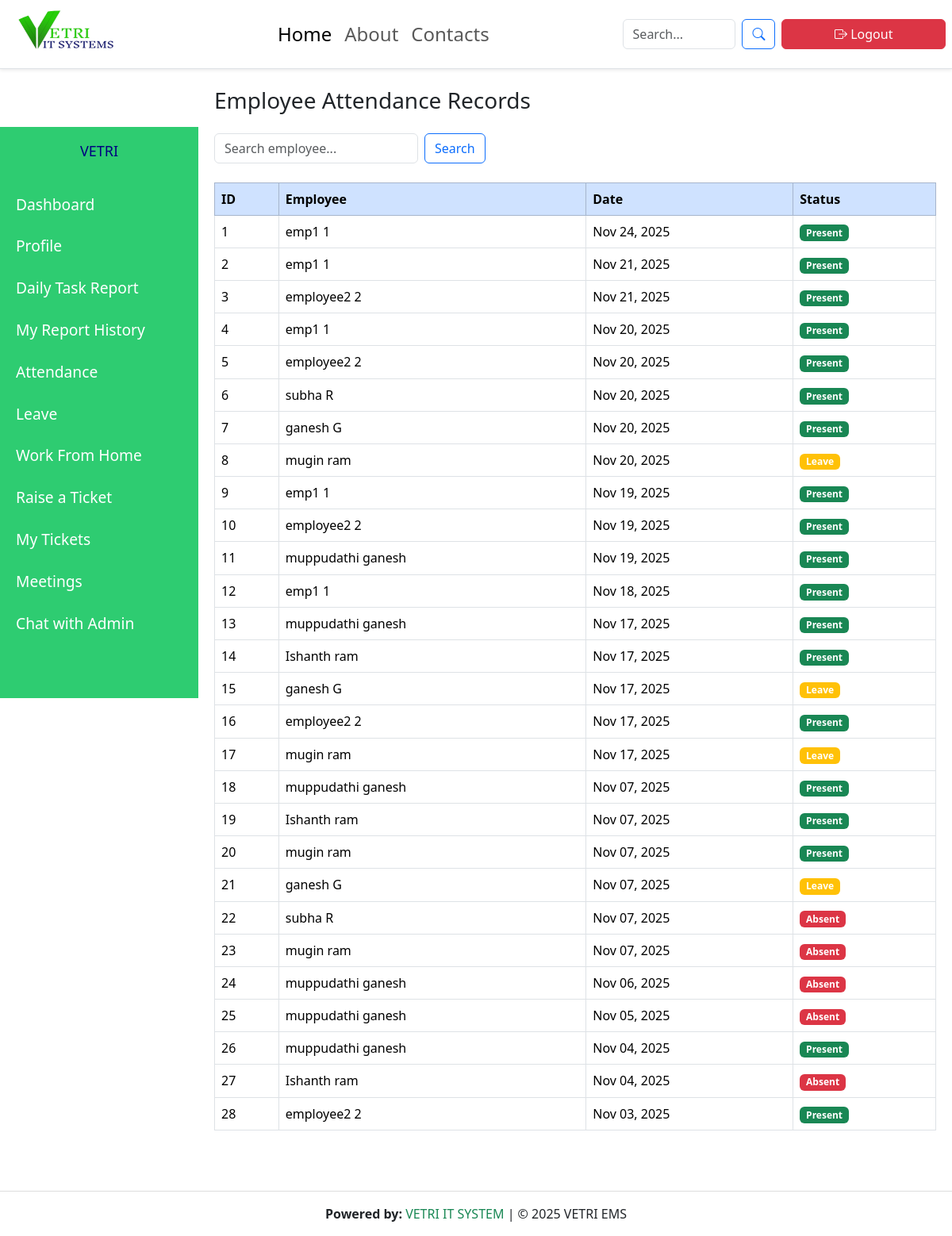
The app's page /attendance/ (signed in), older data.
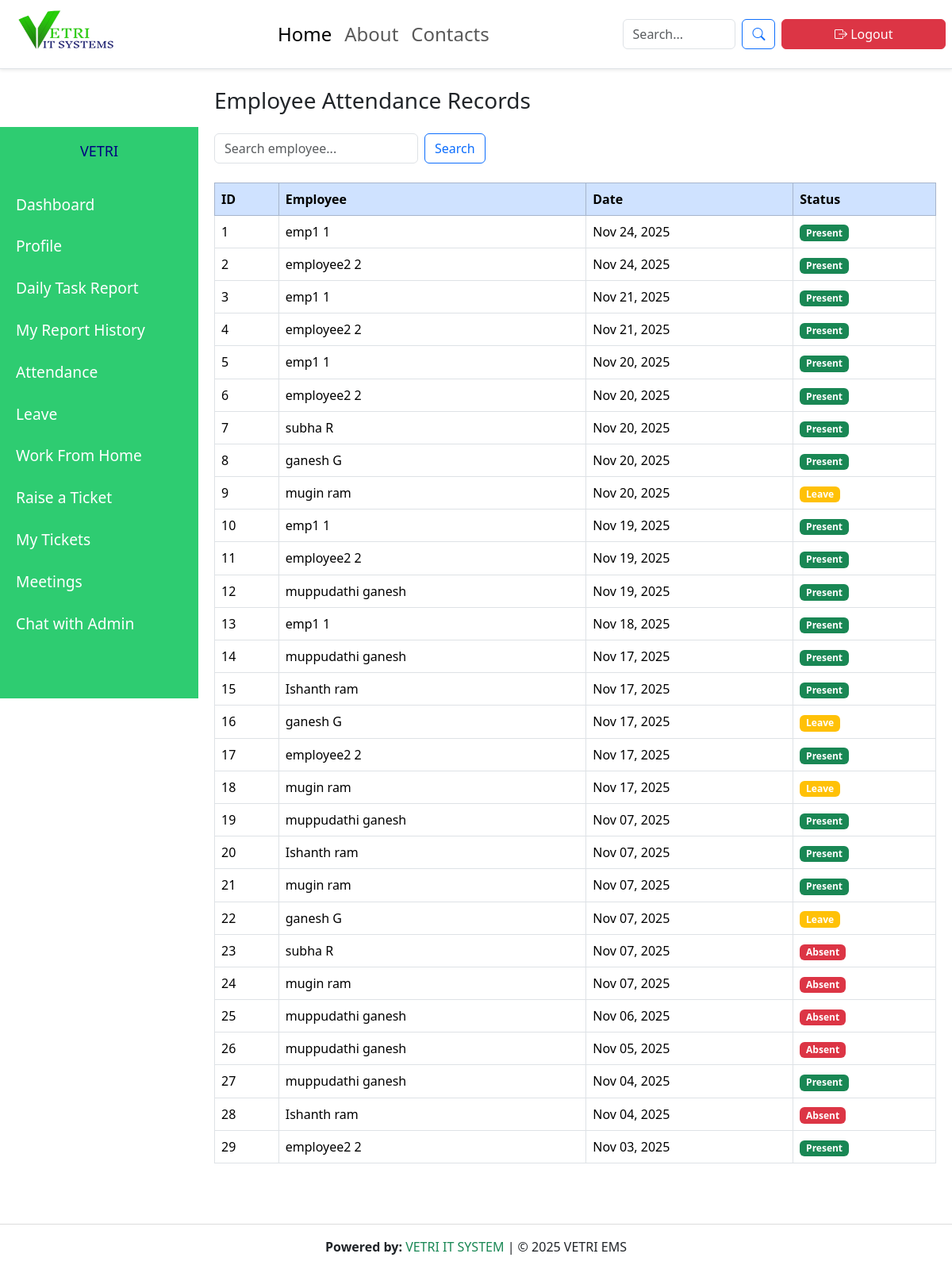
The same page, newer data.
### employees/models.py (models this page shows, shortened)
class Attendance(models.Model):
    employee = models.ForeignKey(Employee, on_delete=models.CASCADE)
    date = models.DateField()
    status = models.CharField(max_length=10, choices=[('Present', 'Present'), ('Absent', 'Absent')])

class Employee(models.Model):
    user = models.OneToOneField(User, on_delete=models.CASCADE, null=True, blank=True)
    emp_id = models.CharField(max_length=20, unique=True)
    first_name = models.CharField(max_length=100)
    last_name = models.CharField(max_length=100, blank=True)
    email = models.EmailField(unique=True)
    phone = models.CharField(max_length=20)
    department = models.ForeignKey(Department, on_delete=models.CASCADE, null=True, blank=True)
    designation = models.ForeignKey(Designation, on_delete=models.CASCADE, null=True, blank=True)
    date_joined = models.DateField(default=timezone.now)
    address = models.TextField(blank=True)

### employees/views.py (the view)
# urls.py: path('attendance/', views.attendance_list, name='attendance_list'),
@login_required
def attendance_list(request):
    attendance = Attendance.objects.select_related('employee').all().order_by('-date')
    employees = Employee.objects.all()
    q = request.GET.get("q", "")
    if q:
        attendance = attendance.filter(employee__first_name__icontains=q)
    return render(request, "employees/attendance_list.html", {
        "attendance": attendance,
        "employees": employees
    })

### employees/context_processors.py (called while the page is built)
def admin_id_processor(request):
    try:
        admin_user = User.objects.filter(is_superuser=True).first()
        return {'admin_id': admin_user.id if admin_user else None}
    except:
        return {'admin_id': None}

def unread_ticket_count(request):
    if request.user.is_authenticated and request.user.is_superuser:
        return {"unread_count": Ticket.objects.filter(is_read=False).count()}
    return {"unread_count": 0}

### employees/templates/employees/attendance_list.html (shortened to what this page needs)
{% extends "base.html" %}
{% load static %}
{% block content %}
<link href="https://cdn.jsdelivr.net/npm/fullcalendar@6.1.8/main.min.css" rel="stylesheet">
  <link href="https://cdn.jsdelivr.net/npm/bootstrap@5.3.3/dist/css/bootstrap.min.css" rel="stylesheet">
  <div class="main-content">
    <h3 class="mb-4">Employee Attendance Records</h3>
    <div class="d-flex justify-content-between mb-3 flex-wrap">
      <form method="get" class="d-flex mb-2">
        <input type="text" name="q" class="form-control" placeholder="Search employee...">
        <button type="submit" class="btn btn-outline-primary ms-2">Search</button>
      </form>
    </div>
    <table class="table table-bordered table-hover ">
      <thead class="table-primary">
        <tr>
          <th>ID</th>
          <th>Employee</th>
          <th>Date</th>
          <th>Status</th>
        </tr>
      </thead>
      <tbody>
        {% for record in attendance %}
        <tr>
          <td>{{ forloop.counter }}</td>
          <td>{{ record.employee.first_name }} {{ record.employee.last_name }}</td>
          <td>{{ record.date|date:"M d, Y" }}</td>
          <td>
            <span class="badge {% if record.status == 'Present' %}bg-success{% elif record.status == 'Leave' %}bg-warning{% else %}bg-danger{% endif %}">
              {{ record.status }}
            </span>
          </td>
        </tr>
        {% empty %}
        <tr>
          <td colspan="4" class="text-muted">No attendance records found</td>
        </tr>
        {% endfor %}
      </tbody>
    </table>
  </div>
{% endblock %}

### employees/templates/base.html (shortened to what this page needs)
{% load static %}
<!DOCTYPE html>
<html lang="en">
<head>
  <link href="https://cdn.jsdelivr.net/npm/bootstrap@5.3.3/dist/css/bootstrap.min.css" rel="stylesheet">
  <link href="https://cdn.jsdelivr.net/npm/bootstrap-icons@1.11.3/font/bootstrap-icons.css" rel="stylesheet">
  <link rel="stylesheet" href="{% static 'css/style.css' %}">
</head>
<body>
 <nav class="navbar navbar-expand-lg navbar-light bg-white shadow-sm fixed-top border-bottom w-100">
  <div class="container-fluid px-2">
    <a class="navbar-brand d-flex align-items-center" href="#">
      <img src="{% static 'images/Screenshot 2025-11-19 103138.png' %}" width="150" height="60" class="rounded-circle me-2">
    </a>
    <div class="collapse navbar-collapse" id="navbarNav">
      <ul class="navbar-nav mx-auto text-center mt-3 mt-lg-0">
         {% if request.user.is_superuser %}
        <li class="nav-item"><a class="nav-link active" href="{% url 'dashboard' %}">Home</a></li>
        <li class="nav-item"><a class="nav-link" href="#about">About</a></li>
        <li class="nav-item"><a class="nav-link" href="#contact">Contacts</a></li>
          {% else %}
           <li class="nav-item"><a class="nav-link active" href="{% url 'employee_dashboard' %}">Home</a></li>
        <li class="nav-item"><a class="nav-link" href="#about">About</a></li>
        <li class="nav-item"><a class="nav-link" href="#contact">Contacts</a></li>
         {% endif %}
      </ul>
      <div class="d-flex flex-column flex-lg-row align-items-center gap-2 mb-3 mb-lg-0">
        <form method="get" class="d-flex w-100 w-lg-auto" style="max-width: 300px;">
          <input type="text" name="q" value="{{ q }}" placeholder="Search..." class="form-control me-2" />
          <button type="submit" class="btn btn-outline-primary"><i class="bi bi-search"></i></button>
        </form>
        <a href="{% url 'logout' %}" class="btn btn-danger w-100 w-lg-auto">
          <i class="bi bi-box-arrow-right"></i> Logout
        </a>
      </div>
    </div>
  </div>
</nav>
  <div class="sidebar " id="sidebar">
   <h4 style="color: navy; font-size: large;">VETRI</h4>
    {% if request.user.is_superuser %}
      <a href="{% url 'dashboard' %}">Dashboard</a>
      <a href="{% url 'employee_list' %}">All Employees</a>
      <a href="{% url 'view_departments' %}"> Departments</a>
       <a href="{% url 'payroll_list' %}"> Payroll</a>
      <!-- <a href="{% url 'attendance_list' %}"> Attendance</a>
      <a href="{% url 'leave_list' %}"> Leave</a>
      <a href="{% url 'wfh_list' %}"> Work From Home</a> -->
  <a href="#" class="dropdown-link d-flex justify-content-between align-items-center">
  Attendance
  <i class="bi bi-caret-down-fill caret-icon"></i>
</a>
<div class="submenu" style="display: none;">
  <a href="{% url 'attendance_list' %}">Attendance list</a>
  <a href="{% url 'leave_list' %}">Leave</a>
  <a href="{% url 'wfh_list' %}">Work From Home</a>
</div>
 <a href="{% url 'admin_view_tickets' %}" class="nav-link position-relative">
      Tickets
      {% if unread_count > 0 %}
      <span class="position-absolute top-0 start-100 translate-middle badge rounded-pill bg-danger">
        {{ unread_count }}
      </span>
      {% endif %}
  </a>
     <a href="{% url 'meetings_view' %}"> Meetings</a>
      <a href="{% url 'admin_chat_list' %}"> Chat</a>
      <a href="{% url 'employee_detail' %}"> Employee Details</a>
      <a href="{% url 'admin_daily_reports' %}">Daily Reports</a>
       <a class="nav-link" href="{% url 'login_logout_report' %}">
     Employee Login/Logout Report
  </a>
    {% else %}
      <a href="{% url 'employee_dashboard' %}">Dashboard</a>
      <a href="{% url 'my_profile' %}"> Profile</a>
<a href="{% url 'submit_daily_report' %}">Daily Task Report</a>
<a href="{% url 'employee_report_history' %}">My Report History</a>
      <a href="{% url 'employee_attendance' %}">  Attendance</a>
      <a href="{% url 'employee_leave_list' %}"> Leave </a>
      <a href="{% url 'wfh_list' %}"> Work From Home</a>
      <a href="{% url 'raise_ticket' %}">Raise a Ticket</a>
<a href="{% url 'employee_ticket_history' %}">My Tickets</a>
      <a href="{% url 'meetings_view' %}">  Meetings</a>
   {% if admin_id %}
  <a href="{% url 'chat_with_employee' admin_id %}"> Chat with Admin</a>
{% endif %}
    {% endif %}
  </div>
<div class="content">
  {% block content %}
  {% endblock %}
</div>
<footer class="text-center py-3">
  <strong>Powered by:</strong> <span class="text-success">VETRI IT SYSTEM</span> | © 2025 VETRI EMS
</footer>
</body>
</html>

### employees/static/css/style.css (style rules this page uses)
body { margin: 0; font-family: 'Poppins', sans-serif; background-color: #f8f9fa; overflow-x: hidden; }
.navbar li { color:black; font-size: x-large; }
.navbar { z-index: 1050; }
.sidebar { width: 250px; height: calc(100vh - 80px); position: fixed; top: 80px; left: 0; background-color: #2ECC71; color: white; padding-top: 20px; transition: left 0.3s ease; z-index: 1000; margin-top: 80px; overflow-y: auto; }
.sidebar h4 { text-align: center; font-size: 12px; margin-bottom: 30px; text-transform: uppercase; }
.sidebar a { display: block; color: white; padding: 12px 20px; text-decoration: none; font-size: larger; transition: 0.3s; }
.content { margin-left: 250px; padding: 20px; background-size: cover; min-height: 100vh; position: relative; transition: margin-left 0.3s; margin-top: 90px; }
footer { margin-top: 40px; background-color: #fff; border-top: 1px solid #ddd; }
html { scroll-behavior: smooth; }
html, body { overflow-x: hidden !important; }
.navbar { padding: 8px 10px; }

Row changes from the older to the newer data that the page shows:
added Attendance: employee.first_name "employee2", employee.last_name "2", date "Nov 24, 2025", status "Present"
